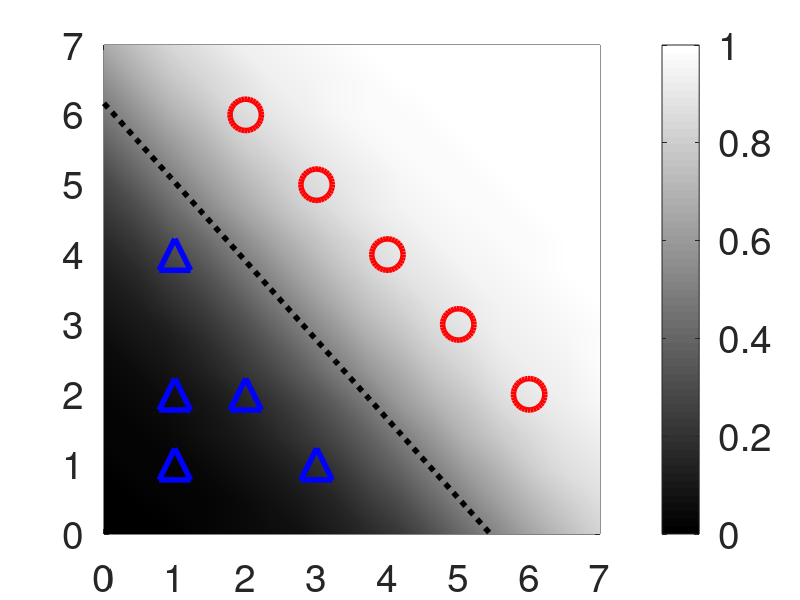
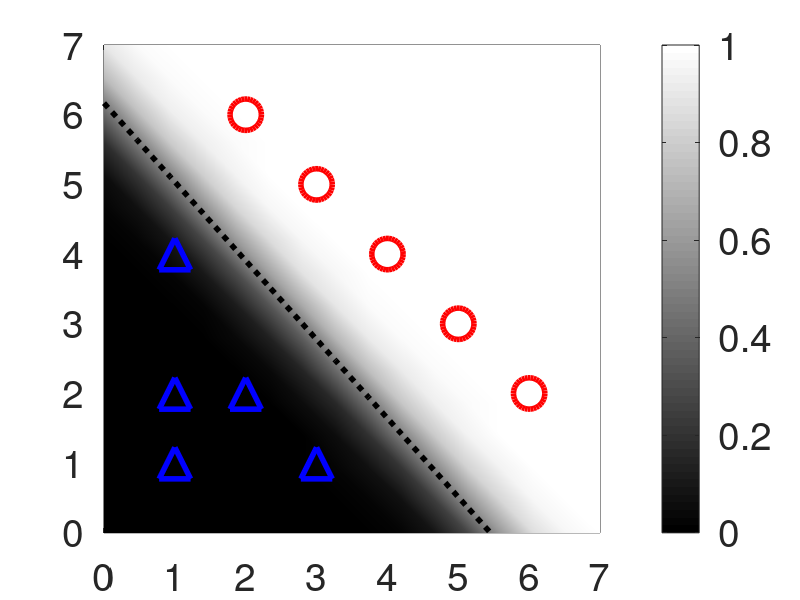

Reproduce these figures in MATLAB, in order.
%
%close all
clear
DATA.LINEWIDTH=4;
DATA.FONTSIZE=28;
DATA.MARKERSIZE=20;



X1=load('data1.txt'); 
X2=load('data2.txt');


%%%%%%%%%%%%%%%%%%%%%%%%%%%%%%%%%%%%%%%%%%%%%%%%%%%%%%%%%%%%%%%%%%%%%%%%%%%%%%%%
function F=func_sigmoid(C,X)
    N=size(X,1);
    F=zeros(N,1);
    for II=1:N
        F(II)=1./(1.0+exp(-[1 X(II,:)]*C));
    endfor
endfunction

function H=func_logit(F)
    H=log(F./(1-F));
endfunction

function C=func_getc(X1,X2,B,DATA)

    Y1=B*ones(size(X1,1),1);
    Y2=(1-B)*ones(size(X2,1),1);


    X=[X1;X2];
    Y=[Y1;Y2];
    A=[ones(size(X,1),1) X];

    C=inv(A'*A)*A'*func_logit(Y);

    L=16;
    U=linspace(round(min(X(:,1)))-1,round(max(X(:,1)))+1,L);
    V=linspace(round(min(X(:,2)))-1,round(max(X(:,2)))+1,L);
    [UU VV]=meshgrid(U,V);
    ZZ=zeros(size(UU));
    L=numel(UU);
    for II=1:L
        ZZ(II)=func_sigmoid(C,[UU(II) VV(II)]);
    endfor
   
    pcolor(UU,VV,ZZ)
    colormap(gray)
    shading interp;
    hc=colorbar;
    set(hc,'fontsize',DATA.FONTSIZE);

    hold on
    scatter(X1(:,1),X1(:,2),512,'b','^','linewidth',DATA.LINEWIDTH) 
    hold off
    hold on
    scatter(X2(:,1),X2(:,2),512,'r','o','linewidth',DATA.LINEWIDTH) 
    hold off
    hold on
    plot(U,-(C(1)/C(3))-(C(2)/C(3))*U,':k','linewidth',DATA.LINEWIDTH)
    ylim([min(V) max(V)])
    hold off

    grid

    set(gca,'fontsize',DATA.FONTSIZE);

endfunction

B=0.1
C=func_getc(X1,X2,B,DATA)
%set(gca,'linewidth',LINEWIDTH);
print(gcf,'ex1s1-reglogrnr1.eps','-depsc')

B=0.001
C=func_getc(X1,X2,B,DATA)
%set(gca,'linewidth',LINEWIDTH);
print(gcf,'ex1s2-reglogrnr1.eps','-depsc')
